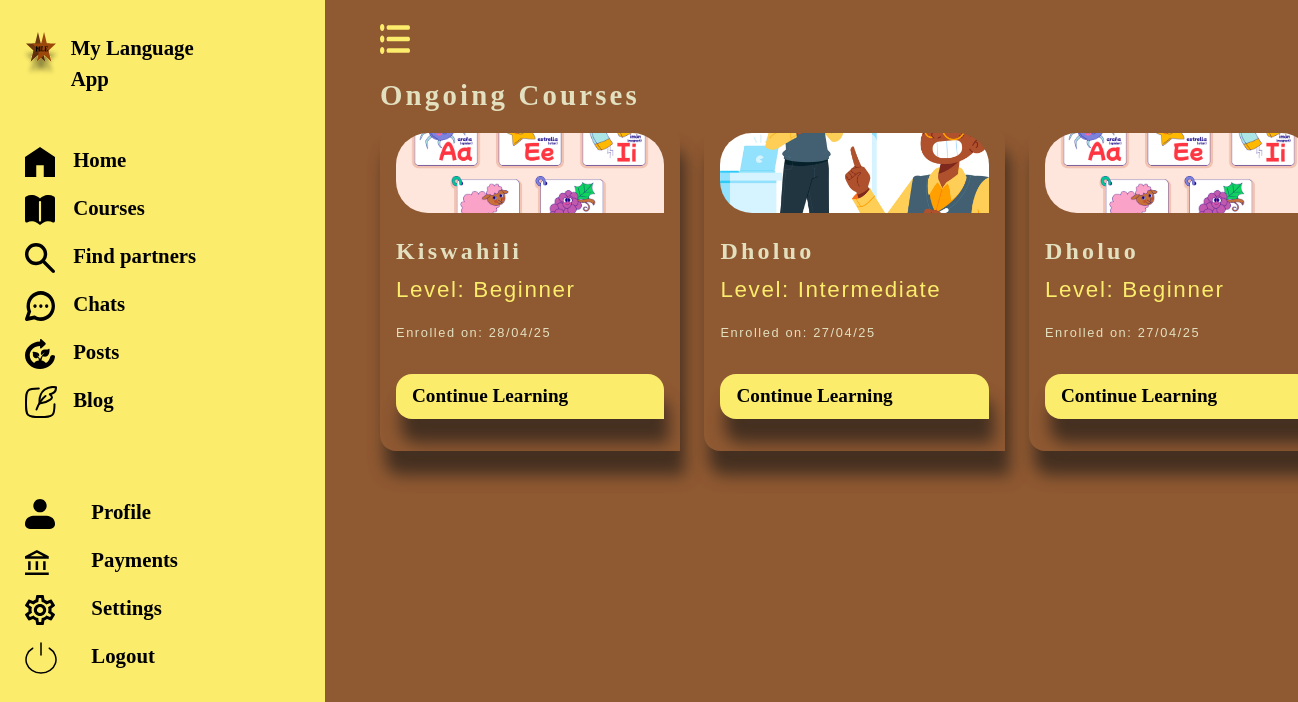
The page /courses/ongoing-courses/ (signed in) on the database as committed earlier.
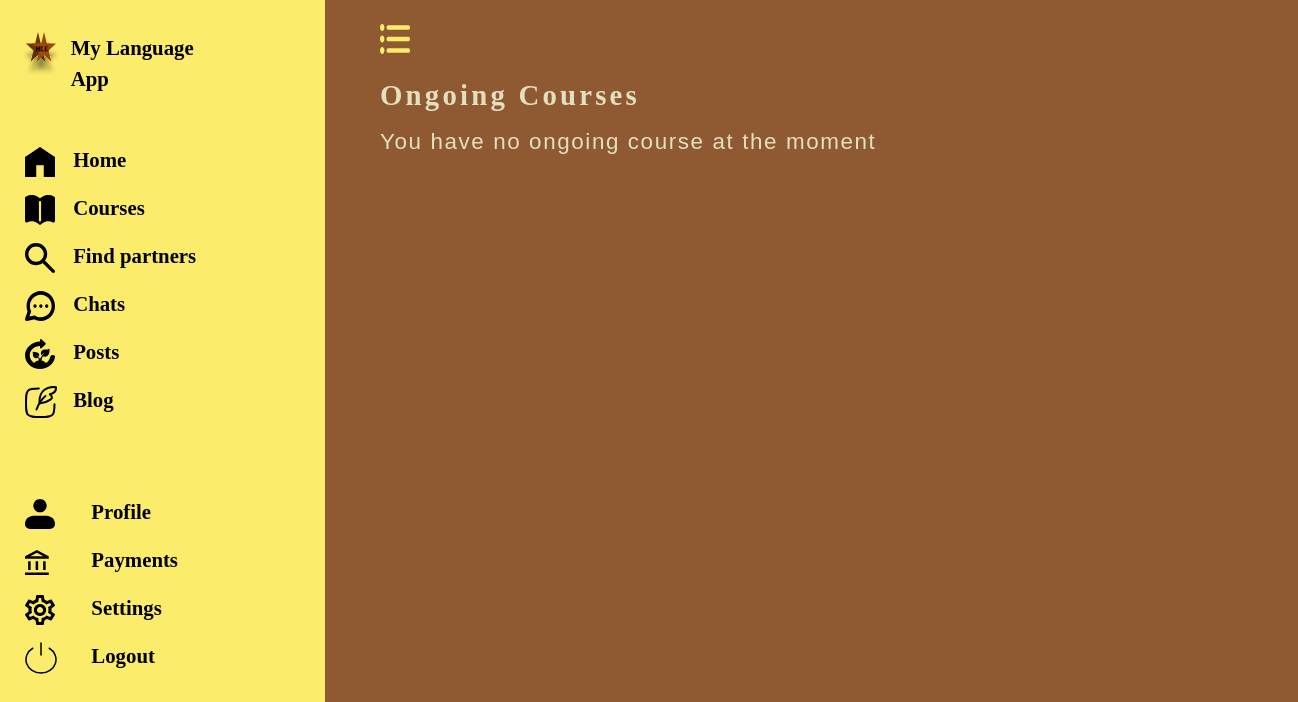
The same page on the database as committed later.
### lang_app/models.py (models this page shows, shortened)
class EnrolledCourses(models.Model):
    course_name=models.ForeignKey(Course,on_delete=models.CASCADE, related_name='courses')
    course_level =models.CharField(choices=LEVEL_CHOICES, max_length=255, default='beginner')
    student=models.ForeignKey(MyUser,on_delete=models.CASCADE, related_name='students')
    enrolment_date=models.DateTimeField(auto_now_add=True)
    is_enrolled=models.BooleanField(default=False)
    is_completed=models.BooleanField(default=False)
    completion_date=models.DateTimeField(blank=True, null=True)
    slug = AutoSlugField(populate_from=enroll_slug_populate, unique=True, always_update=False, editable=False)
    class Meta:
        unique_together = ('student', 'course_name', 'course_level')

class Course(models.Model):
    course_name=models.CharField(max_length=255)
    course_level=models.CharField(choices=LEVEL_CHOICES, max_length=255, default='beginner')
    instructor_name=models.CharField(max_length=255)
    difficulty = models.IntegerField(choices=DIFFICULTY_CHOICES, default=1)
    slug = AutoSlugField(populate_from=course_slug_populate, unique=True, always_update=False, editable=False)
    class Meta:
        ordering = ['course_name','difficulty']

### lang_app/views.py (the view)
# urls.py: path('courses/ongoing-courses/', views.ongoing_courses, name='ongoing-courses'),
@login_required
def ongoing_courses(request):
    enrolled_courses=EnrolledCourses.objects.filter(student=request.user,is_completed=False).order_by('-enrolment_date')
    context={"enrolled_courses":enrolled_courses}
    return render(request, 'all-ongoing-courses.html', context)

### lang_app/templates/all-ongoing-courses.html
{% extends 'dashboard-base.html' %}
{% load static %}
{% block content %}
    <h3>Ongoing Courses</h3>
    <div class="row mt-1 blogs">
    {% for course in enrolled_courses %}
    <div class="col-md-4 justify-content-between mb-5">
    <div class="course-items">
        {% if course.course_level == 'beginner' %}
             <img src="{% static 'images/beginner-level.jpg' %}" alt="course-image" class="img-fluid course-image">
        {% elif course.course_level == 'intermediate' %}
             <img src="{% static 'images/intermediate-level.jpg' %}" alt="course-image" class="img-fluid course-image">
        {% elif course.course_level == 'advanced' %}
             <img src="{% static 'images/advanced-level.jpg' %}" alt="course-image" class="img-fluid course-image">
        {% endif %}
          <h2 class="mt-4">{{ course.course_name.course_name|capfirst }}</h2>
          <p class="a-link">Level: {{ course.course_level|capfirst }}</p>
          <p class="small-date">Enrolled on: {{ course.enrolment_date|date:'d/m/y' }}</p>
          <a href="{% url 'course-modules' course.slug %}" class="sign-in-btn-new mt-3">Continue Learning</a>
    </div>
        </div>
        {% empty %}
        <p>You have no ongoing course at the moment</p>
    {% endfor %}
    </div>
{% endblock %}

### lang_app/templates/dashboard-base.html (shortened to what this page needs)
{% load static %}
<!doctype html>
<html lang="en">
<head>
    <link href="https://cdn.jsdelivr.net/npm/bootstrap@5.3.5/dist/css/bootstrap.min.css" rel="stylesheet">
    <link rel="stylesheet" href="{% static 'css/base.css' %}">
    <link rel="preload" href="https://unpkg.com/aos@2.3.1/dist/aos.css" as="style" onload="this.onload=null;this.rel='stylesheet'">
</head>
<body>
<div class="container-fluid">
<div class="row main-page">
<div class="col-md-3 dashboard" id="dashboard-view">
<header>
 <nav>
     <div class="align-items-center justify-content-start dashboard-nav">
         <div class="col-md-1 all-icons">
             <ul>
                 <li><a href="{% url 'dashboard' %}"><img src="{% static 'images/c-logo.svg' %}" alt="Logo" title="Dashboard"></a></li>
             </ul>
             <ul>
              <li><a href="{% url 'dashboard' %}"><img src="{% static 'images/home.svg' %}" alt="Home" class="img-fluid" title="Home"></a></li>
               <li><a href="{% url 'all-courses' %}"><img src="{% static 'images/courses.svg' %}" alt="Courses" title="Courses"></a></li>
               <li><a href="{% url 'find-partners' %}"><img src="{% static 'images/partners.svg' %}" alt="Partners" title="Find Partners"></a></li>
               <li><a href="{% url 'chats' %}"><img src="{% static 'images/chats.svg' %}" alt="Chats" title="Chats"></a></li>
               <li><a href="{% url 'posts' %}"><img src="{% static 'images/posts.svg' %}" alt="Posts" title="Posts"></a></li>
               <li><a href="{% url 'logged-blog' %}"><img src="{% static 'images/blog.svg' %}" alt="Blog" title="Blog"></a></li>
             </ul>
             <ul>
               <li><a href="{% url 'view-profile' %}"><img src="{% static 'images/profile.svg' %}" alt="Profile" title="Profile"></a></li>
               <li><a href="{% url 'payments' %}"><img src="{% static 'images/payments.svg' %}" alt="Payments" title="Payments"></a></li>
               <li><a href="{% url 'change-password-in-settings' %}"><img src="{% static 'images/settings.svg' %}" alt="Settings" title="Settings"></a></li>
               <li><a href="{% url 'logout' %}"><img src="{% static 'images/logout.svg' %}" alt="Logout" title="Logout"></a></li>
             </ul>
         </div>
         <div class="col-md-6 all-icon-des all-icons" id="icon-description">
             <ul>
                 <li><a href="{% url 'dashboard' %}">My Language App</a></li>
             </ul>
             <ul>
               <li><a href="{% url 'dashboard' %}">Home</a></li>
               <li><a href="{% url 'all-courses' %}">Courses</a></li>
               <li><a href="{% url 'find-partners' %}">Find partners</a></li>
               <li><a href="{% url 'chats' %}">Chats</a></li>
               <li><a href="{% url 'posts' %}">Posts</a></li>
               <li><a href="{% url 'logged-blog' %}">Blog</a></li>
             </ul>
             <ul class="align-items-end">
               <li><a href="{% url 'view-profile' %}">Profile</a></li>
               <li><a href="{% url 'payments' %}">Payments</a></li>
               <li><a href="{% url 'change-password-in-settings' %}">Settings</a></li>
               <li><a href="{% url 'logout' %}">Logout</a></li>
             </ul>
         </div>
     </div>
 </nav>
</header>
</div>
<div class="col-md-9 main-content" id="main-content">
<div class="d-flex flex-column mt-4">
    <div class="page-heading mb-4 text-left">
        <div class="col-md-6">
            <img src="{% static 'images/collapse-menu.svg' %}" alt="collapse-menu" id="collapse">
        </div>
        <div class="col-md-6">
        </div>
    </div>
{% block content %}{% endblock %}
</div>
</div>
</div>
</div>
</body>
</html>

### lang_app/static/css/base.css (style rules this page uses)
body { background-color: #8F5932; min-height: 100vh; }
a { text-decoration: none; color: black; }
h2,h3 { color: #E3E0C0; letter-spacing: 0.2rem; }
h3 { font-size: 1.8rem; font-weight: 600; }
p { font-family: "Poppins", sans-serif; font-size: 1.4rem; letter-spacing: 0.1rem; color: #E3E0C0; }
nav { padding-top: 2rem; font-size: 1.3rem; font-weight: 600; color: #E3E0C0; align-items: center; }
ul { list-style: none; }
li a { text-decoration: none; }
.dashboard { background-color: #FBEC6C; min-height: 120vh; position: fixed; }
.main-content { min-height: 100vh; margin-left: 23rem; width: 75%; }
.page-heading { display: flex; flex-direction: row !important; gap: 2rem; }
#collapse { cursor: pointer; }
.dashboard-nav { display: flex; flex-direction: row; width: 20rem; }
.all-icons { display: flex; flex-direction: column; gap: 3rem; align-items: center; }
.all-icons ul li { justify-content: left; padding-bottom: 3rem; height: 3rem; color: #8F5932; }

Rows that differ between the two databases and show on the page:
removed EnrolledCourses: course_name.course_name "Kiswahili", course_level "Beginner", enrolment_date "28/04/25"
removed EnrolledCourses: course_name.course_name "Dholuo", course_level "Intermediate", enrolment_date "27/04/25"
removed EnrolledCourses: course_name.course_name "Dholuo", course_level "Beginner", enrolment_date "27/04/25"
Other text that changed with them:
text now shown: "You have no ongoing course at the moment"
